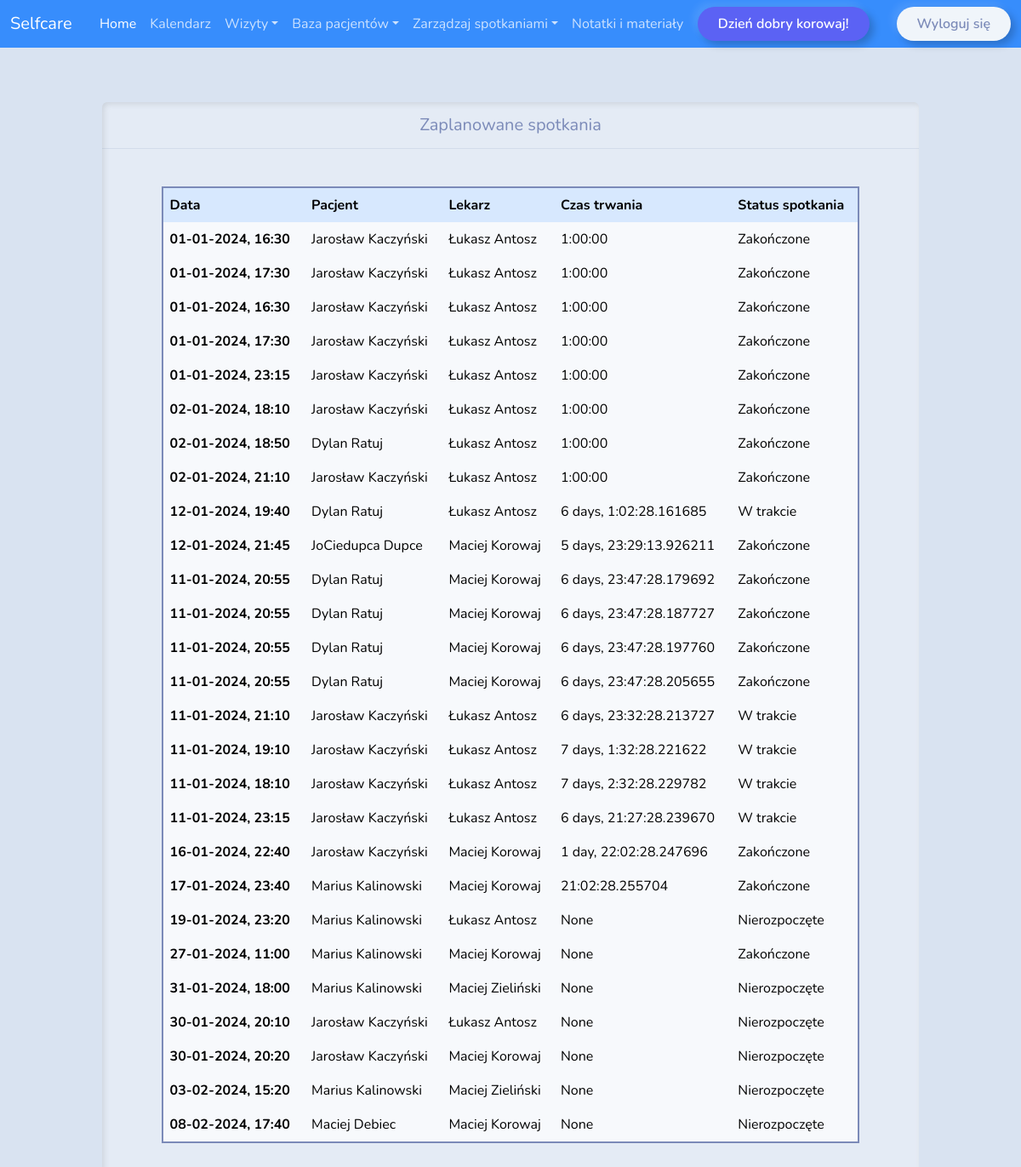
The page /patients/meetings (signed in) on the database its author committed.
### patients/models.py (models this page shows, shortened)
class Meetings(models.Model):
    MEETING_TYPE = (
        ('Biuro', 'Biuro'),
        ('Zdalnie', 'Zdalnie'),
    )
    MEETING_STATUS = (
        ('Zakończone', 'Zakończone'),
        ('W trakcie', 'W trakcie'),
        ('Nierozpoczęte', 'Nierozpoczęte')
    )
    meeting_place = models.CharField(max_length=100, null=True, choices=MEETING_TYPE)
    start_time = models.DateTimeField()
    real_start_time = models.DateTimeField(null=True, blank=True)
    end_time = models.DateTimeField(null=True, blank=True)
    real_end_time = models.DateTimeField(null=True, blank=True)
    duration = models.DurationField(null=True, blank=True)
    doctor = models.ForeignKey(Doctor, null=True, on_delete=models.SET_NULL)
    patient = models.ForeignKey(Patient, null=True, on_delete=models.SET_NULL)
    progress = models.CharField(max_length=100, null=True, choices = MEETING_STATUS, blank=True)
    def save(self, *args, **kwargs):
        if self.end_time is not None:
            if self.end_time <= self.start_time:
                raise ValueError("End time must be after the start time")
        if self.end_time:
            self.duration = self.end_time - self.start_time
        self.status()
        super(Meetings, self).save(*args, **kwargs)
    def status(self):
        if not self.progress:  # Only set progress if it hasn't been set yet
            now = timezone.now()
            if self.start_time > now:
                self.progress = 'Nierozpoczęte'
            elif self.end_time and self.end_time < now:
                self.progress = 'Zakończone'
            else:
                self.progress = 'W trakcie'
            if self.end_time == None and self.progress == 'W trakcie':
                duration = now - self.start_time
                self.duration = duration

class Patient(models.Model):
    first_name = models.CharField(max_length=30)
    last_name = models.CharField(max_length=30)
    street = models.CharField(max_length=100, null=True)
    code = models.CharField(max_length=15, null=True)
    city = models.CharField(max_length = 40, null=True)
    phone_number = models.IntegerField()
    curator = models.ManyToManyField(Doctor, related_name="curator")
    email = models.EmailField(max_length=254)
    user = models.OneToOneField(User, on_delete=models.CASCADE, related_name='patient', null=True)
    group = models.ForeignKey(Group, on_delete=models.CASCADE, related_name='patients', null=True)
    captcha_score = models.FloatField(default = 0.0)
    def __str__(self):
        return f"{self.first_name} {self.last_name}"

class Doctor(models.Model):
    first_name = models.CharField(max_length=30)
    last_name = models.CharField(max_length=30)
    street = models.CharField(max_length=100, null=True)
    code = models.CharField(max_length=6, null=True)
    city = models.CharField(max_length = 40, null=True)
    phone_number = models.IntegerField()
    proteges = models.ManyToManyField('Patient',blank=True, related_name="proteges")
    email = models.EmailField(max_length=254)
    user = models.OneToOneField(User, on_delete=models.CASCADE, related_name='doctor',null=True)
    captcha_score = models.FloatField(default = 0.0)
    group = models.ForeignKey(Group, on_delete=models.CASCADE, related_name='doctos', null=True)
    class Meta:
        permissions = [
            ("doctor_permission", "doctor_permission")
            ]
    def __str__(self):
        return f"{self.first_name} {self.last_name}"

### patients/views.py (the view)
# urls.py: path("meetings", views.meetings, name="meetings"),
@group_required('doctors')
def meetings(request):
    meetings = Meetings.objects.all()
    for meeting in meetings:
        meeting.status()
        meeting.save()
    return render(request, "patients/meetings.html", {
        "meetings": meetings,
        'user': request.user
    })

### patients/helpers.py (called while the page is built)
def group_required(group, login_url=None, raise_exception=False):
    def check_perms(user):
        if isinstance(group, six.string_types):
            groups = (group, )
        else:
            groups = group
        if user.groups.filter(name__in=groups).exists():
            return True
        if raise_exception:
            raise PermissionDenied
        return False
    return user_passes_test(check_perms, login_url=login_url)

### patients/templatetags/auth_extras.py (called while the page is built)
@register.filter(name='has_group')
def has_group(user, group_name):
    group = Group.objects.get(name=group_name)
    return True if group in user.groups.all() else False

### patients/templates/patients/meetings.html (shortened to what this page needs)
{% extends "patients/layout.html" %}
{% load static %}
{% block body %}
<div class= "container-meetings">
  <div class="card border-primary mb-3" style="width: 80%;">
      <div class="card-header text-center fs-5">Zaplanowane spotkania</div>
      <div class="form-newpatient">
      <div class="card-body">
<div class="tables">
    <table id="data" class="table table-bordered table-hover patients-table">
      <thead>
      <tr class="table-primary">
        <th scope="col">Data</th>
        <th scope="col">Pacjent</th>
        <th scope="col">Lekarz</th>
        <th scope="col">Czas trwania</th>
        <th scope="col">Status spotkania</th>
      </tr>
      </thead>
      <tbody>
        {% for meeting in meetings %}
        <tr class="table-secondary">
            <th scope="row">{{ meeting.start_time|date:"d-m-Y, H:i" }}</th>
            <td>{{ meeting.patient}}</td>
            <td>{{ meeting.doctor}}</td>
            <td>{{ meeting.duration}}</td>
            <td> {{ meeting.progress }}</td>
          </tr>
        {% endfor %}
      </tbody>
    </table>
</div>
</div>
</div>
</div>
</div>
{% endblock body %}

### patients/templates/patients/layout.html (shortened to what this page needs)
{% load static %}
{% load auth_extras %}
<!DOCTYPE html>
<html lang="en">
<head>
    <link href="{% static 'patients/bootstrap.css' %}" rel="stylesheet">
</head>
<body>
  {% if request.user|has_group:"admin" %}
  <nav class="navbar navbar-expand-lg bg-primary " data-bs-theme="dark">
    <div class="container-fluid">
      <a class="navbar-brand" href="{% url 'dashboard' %}">Selfcare</a>
      <button class="navbar-toggler" type="button" data-bs-toggle="collapse" data-bs-target="#navbarColor01" aria-controls="navbarColor01" aria-expanded="false" aria-label="Toggle navigation">
        <span class="navbar-toggler-icon"></span>
      </button>
      <div class="collapse navbar-collapse" id="navbarColor01">
        <ul class="navbar-nav mx-auto">
          <li class="nav-item">
            <a class="nav-link active" href="{% url 'dashboard' %}">Home
              <span class="visually-hidden">(current)</span>
            </a>
          </li>
          <li class="nav-item">
            <a class="nav-link" href="{% url 'calendar'%}">Kalendarz</a>
          </li>
          <li class="nav-item dropdown">
            <a class="nav-link dropdown-toggle" data-bs-toggle="dropdown" href="#" role="button" aria-haspopup="true" aria-expanded="false">Wizyty</a>
            <div class="dropdown-menu">
              <a class="dropdown-item" href="{% url 'meetings' %}">Pełna lista wizyt</a>
              <a class="dropdown-item" href="{% url 'newmeeting' %}">Dodaj wizytę</a>
            </div>
          </li>
          <li class="nav-item dropdown">
            <a class="nav-link dropdown-toggle" data-bs-toggle="dropdown" href="#" role="button" aria-haspopup="true" aria-expanded="false">Baza pacjentów</a>
            <div class="dropdown-menu">
              <a class="dropdown-item" href="{% url 'patients' %}">Lista zarejestrowanych pacjentów</a>
              <a class="dropdown-item" href="{% url 'newpatient' %}">Dodaj nowego pacjenta</a>
            </div>
          </li>
          <li class="nav-item dropdown">
            <a class="nav-link dropdown-toggle" data-bs-toggle="dropdown" href="#" role="button" aria-haspopup="true" aria-expanded="false">Baza lekarzy</a>
            <div class="dropdown-menu">
              <a class="dropdown-item" href="{% url 'doctors' %}">Lista zarejestrowanych lekarzy</a>
              <a class="dropdown-item" href="{% url 'newdoctor' %}">Dodaj nowego lekarza</a>
            </div>
          </li>
          <li class="nav-item dropdown">
            <a class="nav-link dropdown-toggle" data-bs-toggle="dropdown" href="#" role="button" aria-haspopup="true" aria-expanded="false">Zarządzaj spotkaniem</a>
            <div class="dropdown-menu">
              <a class="dropdown-item" href="{% url 'doctors_meetings' %}">Moje spoktania</a>
            </div>
          </li>
          <li class="nav-item dropdown">
            <a class="nav-link dropdown-toggle" data-bs-toggle="dropdown" href="#" role="button" aria-haspopup="true" aria-expanded="false">Notatki i materiały</a>
            <div class="dropdown-menu">
              <a class="dropdown-item" href="{% url 'upload_images'%}">Notatki i materiały</a>
            </div>
          </li>
        </ul>
        <button class="btn btn-outline-info" style="line-height: 0.5rem; margin-right:2rem;">Dzień dobry {{request.user}}!</button>
        <a href="{%url 'logoutUser'%}">
          <button action="logoutUser" class="btn btn-outline-light" style="line-height: 0.5rem;">Wyloguj się</button>
        </a>
      </div>
    </div>
  </nav>
  {% elif request.user|has_group:"doctors" %}
  <nav class="navbar navbar-expand-lg bg-primary " data-bs-theme="dark">
    <div class="container-fluid">
      <a class="navbar-brand" href="{% url 'dashboard' %}">Selfcare</a>
      <div class="collapse navbar-collapse" id="navbarColor01">
        <ul class="navbar-nav mx-auto">
          <li class="nav-item">
            <a class="nav-link active" href="{% url 'dashboard' %}">Home
            </a>
          </li>
          <li class="nav-item">
            <a class="nav-link" href="{% url 'calendar'%}">Kalendarz</a>
          </li>
          <li class="nav-item dropdown">
            <a class="nav-link dropdown-toggle" data-bs-toggle="dropdown" href="#" role="button" aria-haspopup="true" aria-expanded="false">Wizyty</a>
          </li>
          <li class="nav-item dropdown">
            <a class="nav-link dropdown-toggle" data-bs-toggle="dropdown" href="#" role="button" aria-haspopup="true" aria-expanded="false">Baza pacjentów</a>
          </li>
          <li class="nav-item dropdown">
            <a class="nav-link dropdown-toggle" data-bs-toggle="dropdown" href="#" role="button" aria-haspopup="true" aria-expanded="false">Zarządzaj spotkaniami</a>
          </li>
          <li class="nav-item">
            <a class="nav-link" href="{% url 'upload_images'%}">Notatki i materiały</a>
          </li>
        </ul>
        <button class="btn btn-outline-info" style="line-height: 0.5rem; margin-right:2rem;">Dzień dobry {{request.user}}!</button>
        <a href="{%url 'logoutUser'%}">
          <button action="logoutUser" class="btn btn-outline-light" style="line-height: 0.5rem;">Wyloguj się</button>
        </a>
      </div>
    </div>
  </nav>
  {% else %}
  <h1> BLOCK ERROR - GROUP ERROR </h1>
  {% endif %}
    {% block body %}
    {% endblock %}
</body>
</html>

### patients/templates/patients/meetings.html (style rules this page uses)
.container-meetings { padding-top: 4rem; display: flex; margin-left: auto; margin-right: auto; justify-content: center; align-items: center; height: 100%; }

### rows shown on the page
Meetings: start_time "01-01-2024, 16:30", patient "Jarosław Kaczyński", doctor "Łukasz Antosz", duration "1:00:00", progress "Zakończone"
Meetings: start_time "01-01-2024, 17:30", patient "Jarosław Kaczyński", doctor "Łukasz Antosz", duration "1:00:00", progress "Zakończone"
Meetings: start_time "01-01-2024, 16:30", patient "Jarosław Kaczyński", doctor "Łukasz Antosz", duration "1:00:00", progress "Zakończone"
Meetings: start_time "01-01-2024, 17:30", patient "Jarosław Kaczyński", doctor "Łukasz Antosz", duration "1:00:00", progress "Zakończone"
Meetings: start_time "01-01-2024, 23:15", patient "Jarosław Kaczyński", doctor "Łukasz Antosz", duration "1:00:00", progress "Zakończone"
Meetings: start_time "02-01-2024, 18:10", patient "Jarosław Kaczyński", doctor "Łukasz Antosz", duration "1:00:00", progress "Zakończone"
Meetings: start_time "02-01-2024, 18:50", patient "Dylan Ratuj", doctor "Łukasz Antosz", duration "1:00:00", progress "Zakończone"
Meetings: start_time "02-01-2024, 21:10", patient "Jarosław Kaczyński", doctor "Łukasz Antosz", duration "1:00:00", progress "Zakończone"
Meetings: start_time "12-01-2024, 19:40", patient "Dylan Ratuj", doctor "Łukasz Antosz", duration "6 days, 1:02:28.161685", progress "W trakcie"
Meetings: start_time "12-01-2024, 21:45", patient "JoCiedupca Dupce", doctor "Maciej Korowaj", duration "5 days, 23:29:13.926211", progress "Zakończone"
Meetings: start_time "11-01-2024, 20:55", patient "Dylan Ratuj", doctor "Maciej Korowaj", duration "6 days, 23:47:28.179692", progress "Zakończone"
Meetings: start_time "11-01-2024, 20:55", patient "Dylan Ratuj", doctor "Maciej Korowaj", duration "6 days, 23:47:28.187727", progress "Zakończone"
Meetings: start_time "11-01-2024, 20:55", patient "Dylan Ratuj", doctor "Maciej Korowaj", duration "6 days, 23:47:28.197760", progress "Zakończone"
Meetings: start_time "11-01-2024, 20:55", patient "Dylan Ratuj", doctor "Maciej Korowaj", duration "6 days, 23:47:28.205655", progress "Zakończone"
Meetings: start_time "11-01-2024, 21:10", patient "Jarosław Kaczyński", doctor "Łukasz Antosz", duration "6 days, 23:32:28.213727", progress "W trakcie"
Meetings: start_time "11-01-2024, 19:10", patient "Jarosław Kaczyński", doctor "Łukasz Antosz", duration "7 days, 1:32:28.221622", progress "W trakcie"
Meetings: start_time "11-01-2024, 18:10", patient "Jarosław Kaczyński", doctor "Łukasz Antosz", duration "7 days, 2:32:28.229782", progress "W trakcie"
Meetings: start_time "11-01-2024, 23:15", patient "Jarosław Kaczyński", doctor "Łukasz Antosz", duration "6 days, 21:27:28.239670", progress "W trakcie"
Meetings: start_time "16-01-2024, 22:40", patient "Jarosław Kaczyński", doctor "Maciej Korowaj", duration "1 day, 22:02:28.247696", progress "Zakończone"
Meetings: start_time "17-01-2024, 23:40", patient "Marius Kalinowski", doctor "Maciej Korowaj", duration "21:02:28.255704", progress "Zakończone"
Meetings: start_time "19-01-2024, 23:20", patient "Marius Kalinowski", doctor "Łukasz Antosz", duration "None", progress "Nierozpoczęte"
Meetings: start_time "27-01-2024, 11:00", patient "Marius Kalinowski", doctor "Maciej Korowaj", duration "None", progress "Zakończone"
Meetings: start_time "31-01-2024, 18:00", patient "Marius Kalinowski", doctor "Maciej Zieliński", duration "None", progress "Nierozpoczęte"
Meetings: start_time "30-01-2024, 20:10", patient "Jarosław Kaczyński", doctor "Łukasz Antosz", duration "None", progress "Nierozpoczęte"
Meetings: start_time "30-01-2024, 20:20", patient "Jarosław Kaczyński", doctor "Maciej Korowaj", duration "None", progress "Nierozpoczęte"
Meetings: start_time "03-02-2024, 15:20", patient "Marius Kalinowski", doctor "Maciej Zieliński", duration "None", progress "Nierozpoczęte"
Meetings: start_time "08-02-2024, 17:40", patient "Maciej Debiec", doctor "Maciej Korowaj", duration "None", progress "Nierozpoczęte"

### other values the page prints
{{ request.user }} "korowaj"
